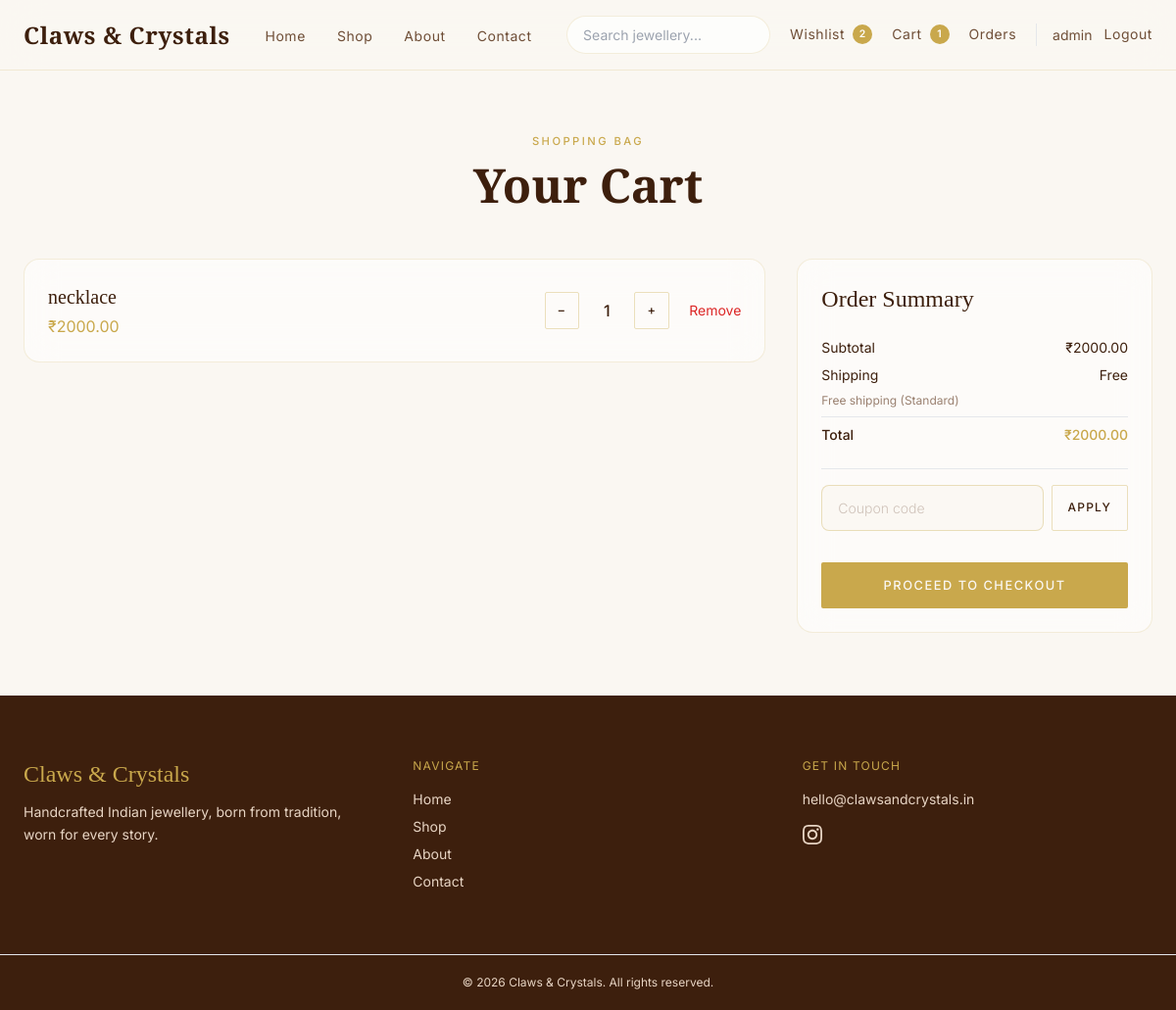
The app's page /cart/ (signed in) with its own data.
### cart/models.py (models this page shows, shortened)
class CartItem(models.Model):
    user = models.ForeignKey(
        settings.AUTH_USER_MODEL,
        on_delete=models.CASCADE,
        related_name="cart_items"
    )
    product = models.ForeignKey(
        Product,
        on_delete=models.CASCADE
    )
    variant = models.ForeignKey(
        ProductVariant,
        on_delete=models.CASCADE,
        null=True,
        blank=True,
        related_name="cart_items",
    )
    quantity = models.PositiveIntegerField(
        default=1
    )
    created_at = models.DateTimeField(
        auto_now_add=True
    )
    class Meta:
        constraints = [
            models.UniqueConstraint(
                fields=["user", "product", "variant"],
                name="unique_cart_line_per_variant",
            ),
        ]
    @property
    def total_price(self):
        from orders.pricing import get_line_total
        return get_line_total(self)

### products/models.py (models this page shows, shortened)
class Product(models.Model):
    STATUS_CHOICES = (
        ("draft", "Draft"),
        ("published", "Published"),
        ("out_of_stock", "Out of Stock"),
    )
    category = models.ForeignKey(
        Category,
        on_delete=models.CASCADE,
        related_name="products"
    )
    name = models.CharField(max_length=200)
    slug = models.SlugField(
        unique=True
    )
    sku = models.CharField(
        max_length=50,
        unique=True,
        blank=True,
        null=True
    )
    description = models.TextField()
    price = models.DecimalField(
        max_digits=10,
        decimal_places=2
    )
    discounted_price = models.DecimalField(
        max_digits=10,
        decimal_places=2,
        blank=True,
        null=True
    )
    stock = models.PositiveIntegerField(
        default=0
    )
    material = models.CharField(
        max_length=100,
        blank=True
    )
    weight = models.CharField(
        max_length=50,
        blank=True
    )
    featured = models.BooleanField(
        default=False
    )
    status = models.CharField(
        max_length=20,
        choices=STATUS_CHOICES,
        default="draft"
    )
    created_at = models.DateTimeField(
        auto_now_add=True
    )
    updated_at = models.DateTimeField(
        auto_now=True
    )
    tags = models.ManyToManyField(Tag, blank=True)
    seo_title = models.CharField(
    max_length=255,
    blank=True
    )
    seo_description = models.TextField(
        blank=True
    )

### cart/views.py (the view)
# urls.py: path("", cart_view, name="cart"),
def cart_view(request):
    cart_lines = get_cart_lines(request)
    stock_errors = validate_cart_stock(cart_lines)
    coupon_code = get_applied_coupon_code(request)
    totals = compute_order_totals(cart_lines, coupon_code=coupon_code)
    if coupon_code and totals.coupon_error:
        clear_applied_coupon_code(request)
        messages.warning(request, totals.coupon_error)
    return render(
        request,
        "cart/cart.html",
        {
            "cart_items": cart_lines,
            "totals": totals,
            "stock_errors": stock_errors,
            "coupon_code": totals.coupon_code,
        },
    )

### cart/context_processors.py (called while the page is built)
def navbar_counts(request):
    wishlist_count = 0
    if request.user.is_authenticated:
        wishlist_count = Wishlist.objects.filter(user=request.user).count()
    return {
        "cart_count": get_cart_count(request),
        "wishlist_count": wishlist_count,
    }

### cart/session_cart.py (called while the page is built)
def get_session_coupon_code(session):
    return session.get(SESSION_COUPON_KEY, "")

### cart/utils.py (called while the page is built, shortened)
def get_cart_lines(request):
    if request.user.is_authenticated:
        return list(
            CartItem.objects.filter(user=request.user).select_related(
                "product",
                "variant",
            )
        )

def get_cart_count(request):
    if request.user.is_authenticated:
        return sum(
            item.quantity
            for item in CartItem.objects.filter(user=request.user).only("quantity")
        )
    return get_session_cart_count(request.session)

def get_applied_coupon_code(request):
    return get_session_coupon_code(request.session)

### orders/pricing.py (called while the page is built)
def get_line_unit_price(product, variant=None):
    if variant is not None:
        if variant.discounted_price is not None:
            return variant.discounted_price
        if variant.price is not None:
            return variant.price
    if product.discounted_price is not None:
        return product.discounted_price
    return product.price

def get_line_total(cart_line):
    return get_line_unit_price(cart_line.product, getattr(cart_line, "variant", None)) * cart_line.quantity

### products/compare.py (called while the page is built)
def get_compare_ids(request):
    ids = request.session.get(SESSION_KEY, [])
    return [pid for pid in ids if isinstance(pid, int)][:MAX_COMPARE_ITEMS]

### products/context_processors.py (called while the page is built)
def compare_context(request):
    compare_ids = get_compare_ids(request)
    return {
        "compare_count": len(compare_ids),
        "compare_ids": compare_ids,
    }

### products/inventory.py (called while the page is built)
def available_stock(product, variant=None):
    if variant is not None:
        return variant.stock
    return product.stock

def validate_cart_stock(cart_lines):
    errors = []
    for line in cart_lines:
        product = line.product
        variant = getattr(line, "variant", None)
        stock = available_stock(product, variant)
        if stock == 0:
            errors.append(f"{product.name} is out of stock.")
        elif line.quantity > stock:
            errors.append(
                f"{product.name} only has {stock} in stock "
                f"(your cart has {line.quantity})."
            )
    return errors

### templates/cart/cart.html (shortened to what this page needs)
{% extends "base.html" %}
{% block content %}
<section class="page-section px-6 min-h-[60vh]">
    <div class="max-w-6xl mx-auto">
        <div class="section-header mb-12">
            <span class="section-eyebrow">Shopping Bag</span>
            <h1 class="section-title">Your Cart</h1>
        </div>
        {% if cart_items %}
        <div class="grid lg:grid-cols-3 gap-8">
            <div class="lg:col-span-2 space-y-4">
                {% for item in cart_items %}
                <div class="glass-card p-5 md:p-6 flex flex-col sm:flex-row justify-between items-start sm:items-center gap-4">
                    <div>
                        <h3 class="font-serif text-xl text-brown">{{ item.product.name }}</h3>
                        <p class="text-gold mt-1">₹{{ item.total_price }}</p>
                    </div>
                    <div class="flex items-center gap-3">
                        <a href="{% url 'decrease_quantity' item.id %}" class="btn-secondary !py-2 !px-3" aria-label="Decrease quantity">−</a>
                        <span class="min-w-[2rem] text-center font-medium">{{ item.quantity }}</span>
                        <a href="{% url 'increase_quantity' item.id %}" class="btn-secondary !py-2 !px-3" aria-label="Increase quantity">+</a>
                        <a href="{% url 'remove_from_cart' item.id %}" class="text-sm text-red-600 hover:underline ml-2">Remove</a>
                    </div>
                </div>
                {% endfor %}
            </div>
            <div class="glass-card p-6 h-fit lg:sticky lg:top-28 space-y-6">
                <h2 class="font-serif text-2xl text-brown">Order Summary</h2>
                {% include "partials/order_totals.html" %}
                <div class="pt-4 border-t border-gold/20">
                    {% if coupon_code %}
                    <p class="text-sm text-muted mb-3">Coupon <strong class="text-brown">{{ coupon_code }}</strong> applied.</p>
                    <form method="post" action="{% url 'remove_coupon' %}">
                        {% csrf_token %}
                        <button type="submit" class="text-sm text-gold hover:underline">Remove coupon</button>
                    </form>
                    {% else %}
                    <form method="post" action="{% url 'apply_coupon' %}" class="flex gap-2">
                        <input type="text" name="coupon_code" placeholder="Coupon code" class="cc-input flex-1" required>
                        <button type="submit" class="btn-secondary !text-xs !px-4">Apply</button>
                    </form>
                    {% endif %}
                </div>
                <div class="pt-2">
                    {% if stock_errors %}
                    <span class="btn-primary is-disabled w-full text-center block">Proceed To Checkout</span>
                    {% elif user.is_authenticated %}
                    <a href="{% url 'checkout' %}" class="btn-primary w-full text-center block">Proceed To Checkout</a>
                    {% else %}
                    <a href="{% url 'login' %}?next={% url 'checkout' %}" class="btn-primary w-full text-center block">Sign In to Checkout</a>
                    <p class="text-xs text-muted text-center mt-3">Your cart is saved while you browse.</p>
                    {% endif %}
                </div>
            </div>
        </div>
        {% else %}
        <div class="empty-state glass-card">
            <h3 class="empty-state__title">Your cart is empty</h3>
            <p class="empty-state__text">Discover handcrafted pieces made for every story.</p>
            <a href="{% url 'product_list' %}" class="btn-primary mt-8">Browse Collection</a>
        </div>
        {% endif %}
    </div>
</section>
{% endblock %}

### templates/partials/navbar.html (shortened to what this page needs)
<nav class="site-nav sticky top-0 z-50" id="site-nav" aria-label="Main navigation">
    <div class="page-container py-4">
        <div class="flex items-center justify-between gap-4">
            <a href="/"
                class="font-serif text-2xl font-semibold tracking-wide text-brown hover:text-gold transition-colors shrink-0">
                Claws &amp; Crystals
            </a>
            <ul class="hidden lg:flex items-center gap-8">
                <li><a href="/" class="nav-link">Home</a></li>
                <li><a href="{% url 'product_list' %}" class="nav-link">Shop</a></li>
                <li><a href="{% url 'about' %}" class="nav-link">About</a></li>
                <li><a href="{% url 'contact' %}" class="nav-link">Contact</a></li>
            </ul>
            <div class="hidden lg:flex items-center gap-5">
                <div class="relative" data-search-wrapper>
                    <form method="GET" action="{% url 'product_list' %}" role="search">
                        <input type="text" name="q" placeholder="Search jewellery..."
                            value="{{ request.GET.q }}" class="search-input"
                            data-search-input
                            role="combobox"
                            aria-label="Search products"
                            aria-expanded="false"
                            aria-autocomplete="list"
                            autocomplete="off">
                    </form>
                </div>
                <a href="{% url 'wishlist' %}" class="nav-link flex items-center gap-2">
                    Wishlist
                    {% if wishlist_count %}
                    <span class="badge-count">{{ wishlist_count }}</span>
                    {% endif %}
                </a>
                <a href="{% url 'cart' %}" class="nav-link flex items-center gap-2">
                    Cart
                    {% if cart_count %}
                    <span class="badge-count">{{ cart_count }}</span>
                    {% endif %}
                </a>
                <a href="{% url 'my_orders' %}" class="nav-link">Orders</a>
                {% if request.user.is_authenticated %}
                <div class="flex items-center gap-3 pl-4 border-l border-gold/20">
                    <a href="{% url 'profile' %}" class="text-sm text-brown-mid hover:text-gold transition-colors">
                        {{ request.user.username }}
                    </a>
                    <a href="{% url 'logout' %}" class="nav-link">Logout</a>
                </div>
                {% else %}
                <div class="flex items-center gap-3 pl-4 border-l border-gold/20">
                    <a href="{% url 'login' %}" class="nav-link">Login</a>
                    <a href="{% url 'register' %}" class="btn-primary !py-2 !px-5 !text-xs">Register</a>
                </div>
                {% endif %}
            </div>
        </div>
    </div>
</nav>

### static/css/design-tokens.css (style rules this page uses)
:root { --cc-font-serif: "Cormorant Garamond", Georgia, serif; --cc-font-sans: "Inter", system-ui, sans-serif; --cc-ivory: #FAF7F2; --cc-cream: #F3ECE3; --cc-blush: #E8D5C4; --cc-accent: #C9A84C; --cc-accent-light: #E8D499; --cc-accent-hover: #3D1F0D; --cc-brown: #3D1F0D; --cc-brown-mid: #6F4E37; --cc-muted: #9A8070; --cc-white: #FFFFFF; --cc-bg: var(--cc-ivory); --cc-bg-subtle: var(--cc-cream); --cc-text: var(--cc-brown); --cc-text-secondary: var(--cc-brown-mid); --cc-text-muted: var(--cc-muted); --cc-text-on-accent: var(--cc-ivory); --cc-text-on-dark: var(--cc-blush); --cc-danger: #b91c1c; --cc-success: #15803d; --cc-warning: #b45309; --cc-surface: rgba(255, 255, 255, 0.55); --cc-surface-solid: rgba(255, 255, 255, 0.85); --cc-surface-dark: var(--cc-brown); --cc-border: rgba(201, 168, 76, 0.18); --cc-border-strong: rgba(201, 168, 76, 0.35); --cc-input-bg: rgba(250, 247, 242, 0.8); --cc-nav-bg: rgba(250, 247, 242, 0.88); --cc-radius-sm: 0.5rem; --cc-radius-md: 1rem; --cc-radius-pill: 9999px; --cc-shadow-soft: 0 8px 40px rgba(61, 31, 13, 0.08); --cc-shadow-focus: 0 0 0 3px rgba(201, 168, 76, 0.15); --cc-blur: 16px; --cc-transition: 0.25s ease; --cc-space-page: 1.5rem; --cc-space-section: 4rem; --cc-container: 80rem; }

### records on screen
CartItem: product.name "necklace", total_price "2000.00", quantity "1"

### other values on screen
{{ wishlist_count }} "2"
{{ cart_count }} "1"
{{ request.user.username }} "admin"
{{ totals.subtotal_amount }} "2000.00"
{{ totals.shipping_label }} "Free shipping (Standard)"
{{ totals.total_amount }} "2000.00"
